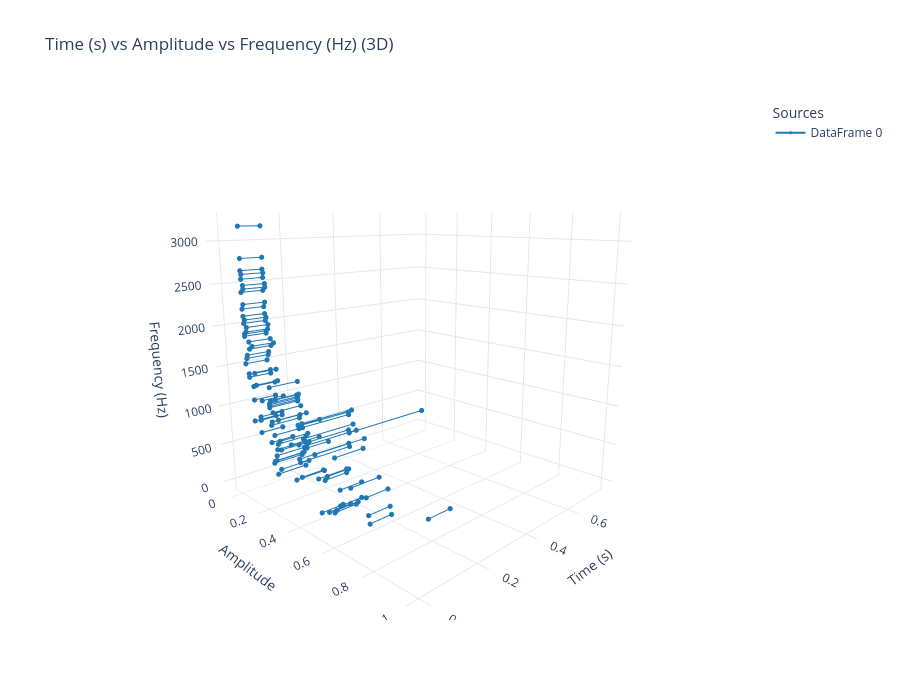

Write notebook code for a chart like this one.
### Code cell
from audiospylt.multiplotter import plot_combined_3d

plot_combined_3d(dfs=[new_df],
    axis_order=("time", "amp", "freq"),
    flip={"time": True},
)  # if df also has amp_min/amp_max columns

### Figure 1 — Plotly figure (JSON) as saved in the notebook; plotly's stock layout.template omitted (floating-point values rounded to 4 significant figures)
{"data": [{"legendgroup": "DataFrame 0", "line": {"color": "#1f77b4", "width": 2}, "marker": {"color": "#1f77b4", "size": 3}, "mode": "lines+markers", "name": "DataFrame 0", "showlegend": true, "type": "scatter3d", "x": [0.03, 0.1], "y": [0.4819, 0.4819], "z": [71.43, 71.43]}, {"legendgroup": "DataFrame 0", "line": {"color": "#1f77b4", "width": 2}, "marker": {"color": "#1f77b4", "size": 3}, "mode": "lines+markers", "name": "DataFrame 0", "showlegend": false, "type": "scatter3d", "x": [0.03, 0.1], "y": [0.5253, 0.5253], "z": [128.6, 128.6]}, {"legendgroup": "DataFrame 0", "line": {"color": "#1f77b4", "width": 2}, "marker": {"color": "#1f77b4", "size": 3}, "mode": "lines+markers", "name": "DataFrame 0", "showlegend": false, "type": "scatter3d", "x": [0.03, 0.1], "y": [0.5565, 0.5565], "z": [157.1, 157.1]}, {"legendgroup": "DataFrame 0", "line": {"color": "#1f77b4", "width": 2}, "marker": {"color": "#1f77b4", "size": 3}, "mode": "lines+markers", "name": "DataFrame 0", "showlegend": false, "type": "scatter3d", "x": [0.03, 0.1], "y": [0.5679, 0.5679], "z": [200, 200]}, {"legendgroup": "DataFrame 0", "line": {"color": "#1f77b4", "width": 2}, "marker": {"color": "#1f77b4", "size": 3}, "mode": "lines+markers", "name": "DataFrame 0", "showlegend": false, "type": "scatter3d", "x": [0.03, 0.1], "y": [0.7405, 0.7405], "z": [242.9, 242.9]}, {"legendgroup": "DataFrame 0", "line": {"color": "#1f77b4", "width": 2}, "marker": {"color": "#1f77b4", "size": 3}, "mode": "lines+markers", "name": "DataFrame 0", "showlegend": false, "type": "scatter3d", "x": [0.03, 0.1], "y": [0.5877, 0.5877], "z": [271.4, 271.4]}, {"legendgroup": "DataFrame 0", "line": {"color": "#1f77b4", "width": 2}, "marker": {"color": "#1f77b4", "size": 3}, "mode": "lines+markers", "name": "DataFrame 0", "showlegend": false, "type": "scatter3d", "x": [0.03, 0.1], "y": [0.7338, 0.7338], "z": [328.6, 328.6]}, {"legendgroup": "DataFrame 0", "line": {"color": "#1f77b4", "width": 2}, "marker": {"color": "#1f77b4", "size": 3}, "mode": "lines+markers", "name": "DataFrame 0", "showlegend": false, "type": "scatter3d", "x": [0.03, 0.1], "y": [0.3691, 0.3691], "z": [385.7, 385.7]}, {"legendgroup": "DataFrame 0", "line": {"color": "#1f77b4", "width": 2}, "marker": {"color": "#1f77b4", "size": 3}, "mode": "lines+markers", "name": "DataFrame 0", "showlegend": false, "type": "scatter3d", "x": [0.03, 0.1], "y": [0.5892, 0.5892], "z": [457.1, 457.1]}, {"legendgroup": "DataFrame 0", "line": {"color": "#1f77b4", "width": 2}, "marker": {"color": "#1f77b4", "size": 3}, "mode": "lines+markers", "name": "DataFrame 0", "showlegend": false, "type": "scatter3d", "x": [0.03, 0.1], "y": [0.5069, 0.5069], "z": [485.7, 485.7]}, {"legendgroup": "DataFrame 0", "line": {"color": "#1f77b4", "width": 2}, "marker": {"color": "#1f77b4", "size": 3}, "mode": "lines+markers", "name": "DataFrame 0", "showlegend": false, "type": "scatter3d", "x": [0.03, 0.1], "y": [0.7239, 0.7239], "z": [514.3, 514.3]}, {"legendgroup": "DataFrame 0", "line": {"color": "#1f77b4", "width": 2}, "marker": {"color": "#1f77b4", "size": 3}, "mode": "lines+markers", "name": "DataFrame 0", "showlegend": false, "type": "scatter3d", "x": [0.03, 0.1], "y": [0.5196, 0.5196], "z": [542.9, 542.9]}, {"legendgroup": "DataFrame 0", "line": {"color": "#1f77b4", "width": 2}, "marker": {"color": "#1f77b4", "size": 3}, "mode": "lines+markers", "name": "DataFrame 0", "showlegend": false, "type": "scatter3d", "x": [0.03, 0.1], "y": [1, 1], "z": [600, 600]}, {"legendgroup": "DataFrame 0", "line": {"color": "#1f77b4", "width": 2}, "marker": {"color": "#1f77b4", "size": 3}, "mode": "lines+markers", "name": "DataFrame 0", "showlegend": false, "type": "scatter3d", "x": [0.03, 0.1], "y": [0.1772, 0.1772], "z": [642.9, 642.9]}, {"legendgroup": "DataFrame 0", "line": {"color": "#1f77b4", "width": 2}, "marker": {"color": "#1f77b4", "size": 3}, "mode": "lines+markers", "name": "DataFrame 0", "showlegend": false, "type": "scatter3d", "x": [0.03, 0.1], "y": [0.109, 0.109], "z": [714.3, 714.3]}, {"legendgroup": "DataFrame 0", "line": {"color": "#1f77b4", "width": 2}, "marker": {"color": "#1f77b4", "size": 3}, "mode": "lines+markers", "name": "DataFrame 0", "showlegend": false, "type": "scatter3d", "x": [0.03, 0.1], "y": [0.4055, 0.4055], "z": [771.4, 771.4]}, {"legendgroup": "DataFrame 0", "line": {"color": "#1f77b4", "width": 2}, "marker": {"color": "#1f77b4", "size": 3}, "mode": "lines+markers", "name": "DataFrame 0", "showlegend": false, "type": "scatter3d", "x": [0.03, 0.1], "y": [0.06382, 0.06382], "z": [828.6, 828.6]}, {"legendgroup": "DataFrame 0", "line": {"color": "#1f77b4", "width": 2}, "marker": {"color": "#1f77b4", "size": 3}, "mode": "lines+markers", "name": "DataFrame 0", "showlegend": false, "type": "scatter3d", "x": [0.03, 0.1], "y": [0.1086, 0.1086], "z": [871.4, 871.4]}, {"legendgroup": "DataFrame 0", "line": {"color": "#1f77b4", "width": 2}, "marker": {"color": "#1f77b4", "size": 3}, "mode": "lines+markers", "name": "DataFrame 0", "showlegend": false, "type": "scatter3d", "x": [0.03, 0.1], "y": [0.1087, 0.1087], "z": [914.3, 914.3]}, {"legendgroup": "DataFrame 0", "line": {"color": "#1f77b4", "width": 2}, "marker": {"color": "#1f77b4", "size": 3}, "mode": "lines+markers", "name": "DataFrame 0", "showlegend": false, "type": "scatter3d", "x": [0.03, 0.1], "y": [0.3569, 0.3569], "z": [1000, 1000]}, {"legendgroup": "DataFrame 0", "line": {"color": "#1f77b4", "width": 2}, "marker": {"color": "#1f77b4", "size": 3}, "mode": "lines+markers", "name": "DataFrame 0", "showlegend": false, "type": "scatter3d", "x": [0.03, 0.1], "y": [0.06841, 0.06841], "z": [1100, 1100]}, {"legendgroup": "DataFrame 0", "line": {"color": "#1f77b4", "width": 2}, "marker": {"color": "#1f77b4", "size": 3}, "mode": "lines+markers", "name": "DataFrame 0", "showlegend": false, "type": "scatter3d", "x": [0.03, 0.1], "y": [0.1249, 0.1249], "z": [1129.0, 1129.0]}, {"legendgroup": "DataFrame 0", "line": {"color": "#1f77b4", "width": 2}, "marker": {"color": "#1f77b4", "size": 3}, "mode": "lines+markers", "name": "DataFrame 0", "showlegend": false, "type": "scatter3d", "x": [0.03, 0.1], "y": [0.2161, 0.2161], "z": [1200, 1200]}, {"legendgroup": "DataFrame 0", "line": {"color": "#1f77b4", "width": 2}, "marker": {"color": "#1f77b4", "size": 3}, "mode": "lines+markers", "name": "DataFrame 0", "showlegend": false, "type": "scatter3d", "x": [0.03, 0.1], "y": [0.06946, 0.06946], "z": [1271.0, 1271.0]}, {"legendgroup": "DataFrame 0", "line": {"color": "#1f77b4", "width": 2}, "marker": {"color": "#1f77b4", "size": 3}, "mode": "lines+markers", "name": "DataFrame 0", "showlegend": false, "type": "scatter3d", "x": [0.03, 0.1], "y": [0.08924, 0.08924], "z": [1300, 1300]}, {"legendgroup": "DataFrame 0", "line": {"color": "#1f77b4", "width": 2}, "marker": {"color": "#1f77b4", "size": 3}, "mode": "lines+markers", "name": "DataFrame 0", "showlegend": false, "type": "scatter3d", "x": [0.03, 0.1], "y": [0.04241, 0.04241], "z": [1371.0, 1371.0]}, {"legendgroup": "DataFrame 0", "line": {"color": "#1f77b4", "width": 2}, "marker": {"color": "#1f77b4", "size": 3}, "mode": "lines+markers", "name": "DataFrame 0", "showlegend": false, "type": "scatter3d", "x": [0.03, 0.1], "y": [0.0413, 0.0413], "z": [1414.0, 1414.0]}, {"legendgroup": "DataFrame 0", "line": {"color": "#1f77b4", "width": 2}, "marker": {"color": "#1f77b4", "size": 3}, "mode": "lines+markers", "name": "DataFrame 0", "showlegend": false, "type": "scatter3d", "x": [0.03, 0.1], "y": [0.08236, 0.08236], "z": [1443.0, 1443.0]}, {"legendgroup": "DataFrame 0", "line": {"color": "#1f77b4", "width": 2}, "marker": {"color": "#1f77b4", "size": 3}, "mode": "lines+markers", "name": "DataFrame 0", "showlegend": false, "type": "scatter3d", "x": [0.03, 0.1], "y": [0.02051, 0.02051], "z": [1529.0, 1529.0]}, {"legendgroup": "DataFrame 0", "line": {"color": "#1f77b4", "width": 2}, "marker": {"color": "#1f77b4", "size": 3}, "mode": "lines+markers", "name": "DataFrame 0", "showlegend": false, "type": "scatter3d", "x": [0.03, 0.1], "y": [0.03049, 0.03049], "z": [1600, 1600]}, {"legendgroup": "DataFrame 0", "line": {"color": "#1f77b4", "width": 2}, "marker": {"color": "#1f77b4", "size": 3}, "mode": "lines+markers", "name": "DataFrame 0", "showlegend": false, "type": "scatter3d", "x": [0.03, 0.1], "y": [0.0358, 0.0358], "z": [1643.0, 1643.0]}, {"legendgroup": "DataFrame 0", "line": {"color": "#1f77b4", "width": 2}, "marker": {"color": "#1f77b4", "size": 3}, "mode": "lines+markers", "name": "DataFrame 0", "showlegend": false, "type": "scatter3d", "x": [0.03, 0.1], "y": [0.055, 0.055], "z": [1729.0, 1729.0]}, {"legendgroup": "DataFrame 0", "line": {"color": "#1f77b4", "width": 2}, "marker": {"color": "#1f77b4", "size": 3}, "mode": "lines+markers", "name": "DataFrame 0", "showlegend": false, "type": "scatter3d", "x": [0.03, 0.1], "y": [0.07401, 0.07401], "z": [1771.0, 1771.0]}, {"legendgroup": "DataFrame 0", "line": {"color": "#1f77b4", "width": 2}, "marker": {"color": "#1f77b4", "size": 3}, "mode": "lines+markers", "name": "DataFrame 0", "showlegend": false, "type": "scatter3d", "x": [0.03, 0.1], "y": [0.05238, 0.05238], "z": [1814.0, 1814.0]}, {"legendgroup": "DataFrame 0", "line": {"color": "#1f77b4", "width": 2}, "marker": {"color": "#1f77b4", "size": 3}, "mode": "lines+markers", "name": "DataFrame 0", "showlegend": false, "type": "scatter3d", "x": [0.03, 0.1], "y": [0.02452, 0.02452], "z": [1871.0, 1871.0]}, {"legendgroup": "DataFrame 0", "line": {"color": "#1f77b4", "width": 2}, "marker": {"color": "#1f77b4", "size": 3}, "mode": "lines+markers", "name": "DataFrame 0", "showlegend": false, "type": "scatter3d", "x": [0.03, 0.1], "y": [0.0252, 0.0252], "z": [1900, 1900]}, {"legendgroup": "DataFrame 0", "line": {"color": "#1f77b4", "width": 2}, "marker": {"color": "#1f77b4", "size": 3}, "mode": "lines+markers", "name": "DataFrame 0", "showlegend": false, "type": "scatter3d", "x": [0.03, 0.1], "y": [0.0373, 0.0373], "z": [1929.0, 1929.0]}, {"legendgroup": "DataFrame 0", "line": {"color": "#1f77b4", "width": 2}, "marker": {"color": "#1f77b4", "size": 3}, "mode": "lines+markers", "name": "DataFrame 0", "showlegend": false, "type": "scatter3d", "x": [0.03, 0.1], "y": [0.04176, 0.04176], "z": [1986.0, 1986.0]}, {"legendgroup": "DataFrame 0", "line": {"color": "#1f77b4", "width": 2}, "marker": {"color": "#1f77b4", "size": 3}, "mode": "lines+markers", "name": "DataFrame 0", "showlegend": false, "type": "scatter3d", "x": [0.03, 0.1], "y": [0.02381, 0.02381], "z": [2029.0, 2029.0]}, {"legendgroup": "DataFrame 0", "line": {"color": "#1f77b4", "width": 2}, "marker": {"color": "#1f77b4", "size": 3}, "mode": "lines+markers", "name": "DataFrame 0", "showlegend": false, "type": "scatter3d", "x": [0.03, 0.1], "y": [0.02994, 0.02994], "z": [2071.0, 2071.0]}, {"legendgroup": "DataFrame 0", "line": {"color": "#1f77b4", "width": 2}, "marker": {"color": "#1f77b4", "size": 3}, "mode": "lines+markers", "name": "DataFrame 0", "showlegend": false, "type": "scatter3d", "x": [0.03, 0.1], "y": [0.02168, 0.02168], "z": [2114.0, 2114.0]}, {"legendgroup": "DataFrame 0", "line": {"color": "#1f77b4", "width": 2}, "marker": {"color": "#1f77b4", "size": 3}, "mode": "lines+markers", "name": "DataFrame 0", "showlegend": false, "type": "scatter3d", "x": [0.03, 0.1], "y": [0.01789, 0.01789], "z": [2200, 2200]}, {"legendgroup": "DataFrame 0", "line": {"color": "#1f77b4", "width": 2}, "marker": {"color": "#1f77b4", "size": 3}, "mode": "lines+markers", "name": "DataFrame 0", "showlegend": false, "type": "scatter3d", "x": [0.03, 0.1], "y": [0.02598, 0.02598], "z": [2257.0, 2257.0]}, {"legendgroup": "DataFrame 0", "line": {"color": "#1f77b4", "width": 2}, "marker": {"color": "#1f77b4", "size": 3}, "mode": "lines+markers", "name": "DataFrame 0", "showlegend": false, "type": "scatter3d", "x": [0.03, 0.1], "y": [0.01751, 0.01751], "z": [2400, 2400]}, {"legendgroup": "DataFrame 0", "line": {"color": "#1f77b4", "width": 2}, "marker": {"color": "#1f77b4", "size": 3}, "mode": "lines+markers", "name": "DataFrame 0", "showlegend": false, "type": "scatter3d", "x": [0.03, 0.1], "y": [0.03345, 0.03345], "z": [2443.0, 2443.0]}, {"legendgroup": "DataFrame 0", "line": {"color": "#1f77b4", "width": 2}, "marker": {"color": "#1f77b4", "size": 3}, "mode": "lines+markers", "name": "DataFrame 0", "showlegend": false, "type": "scatter3d", "x": [0.03, 0.1], "y": [0.03222, 0.03222], "z": [2486.0, 2486.0]}, {"legendgroup": "DataFrame 0", "line": {"color": "#1f77b4", "width": 2}, "marker": {"color": "#1f77b4", "size": 3}, "mode": "lines+markers", "name": "DataFrame 0", "showlegend": false, "type": "scatter3d", "x": [0.03, 0.1], "y": [0.02234, 0.02234], "z": [2557.0, 2557.0]}, {"legendgroup": "DataFrame 0", "line": {"color": "#1f77b4", "width": 2}, "marker": {"color": "#1f77b4", "size": 3}, "mode": "lines+markers", "name": "DataFrame 0", "showlegend": false, "type": "scatter3d", "x": [0.03, 0.1], "y": [0.02526, 0.02526], "z": [2614.0, 2614.0]}, {"legendgroup": "DataFrame 0", "line": {"color": "#1f77b4", "width": 2}, "marker": {"color": "#1f77b4", "size": 3}, "mode": "lines+markers", "name": "DataFrame 0", "showlegend": false, "type": "scatter3d", "x": [0.03, 0.1], "y": [0.02022, 0.02022], "z": [2657.0, 2657.0]}, {"legendgroup": "DataFrame 0", "line": {"color": "#1f77b4", "width": 2}, "marker": {"color": "#1f77b4", "size": 3}, "mode": "lines+markers", "name": "DataFrame 0", "showlegend": false, "type": "scatter3d", "x": [0.03, 0.1], "y": [0.02334, 0.02334], "z": [2800, 2800]}, {"legendgroup": "DataFrame 0", "line": {"color": "#1f77b4", "width": 2}, "marker": {"color": "#1f77b4", "size": 3}, "mode": "lines+markers", "name": "DataFrame 0", "showlegend": false, "type": "scatter3d", "x": [0.03, 0.1], "y": [0.02375, 0.02375], "z": [3171.0, 3171.0]}, {"legendgroup": "DataFrame 0", "line": {"color": "#1f77b4", "width": 2}, "marker": {"color": "#1f77b4", "size": 3}, "mode": "lines+markers", "name": "DataFrame 0", "showlegend": false, "type": "scatter3d", "x": [0.1, 0.2], "y": [0.06012, 0.06012], "z": [30, 30]}, {"legendgroup": "DataFrame 0", "line": {"color": "#1f77b4", "width": 2}, "marker": {"color": "#1f77b4", "size": 3}, "mode": "lines+markers", "name": "DataFrame 0", "showlegend": false, "type": "scatter3d", "x": [0.1, 0.2], "y": [0.1909, 0.1909], "z": [80, 80]}, {"legendgroup": "DataFrame 0", "line": {"color": "#1f77b4", "width": 2}, "marker": {"color": "#1f77b4", "size": 3}, "mode": "lines+markers", "name": "DataFrame 0", "showlegend": false, "type": "scatter3d", "x": [0.1, 0.2], "y": [0.08449, 0.08449], "z": [120, 120]}, {"legendgroup": "DataFrame 0", "line": {"color": "#1f77b4", "width": 2}, "marker": {"color": "#1f77b4", "size": 3}, "mode": "lines+markers", "name": "DataFrame 0", "showlegend": false, "type": "scatter3d", "x": [0.1, 0.2], "y": [0.03529, 0.03529], "z": [160, 160]}, {"legendgroup": "DataFrame 0", "line": {"color": "#1f77b4", "width": 2}, "marker": {"color": "#1f77b4", "size": 3}, "mode": "lines+markers", "name": "DataFrame 0", "showlegend": false, "type": "scatter3d", "x": [0.1, 0.2], "y": [0.04094, 0.04094], "z": [190, 190]}, {"legendgroup": "DataFrame 0", "line": {"color": "#1f77b4", "width": 2}, "marker": {"color": "#1f77b4", "size": 3}, "mode": "lines+markers", "name": "DataFrame 0", "showlegend": false, "type": "scatter3d", "x": [0.1, 0.2], "y": [0.05133, 0.05133], "z": [210, 210]}, {"legendgroup": "DataFrame 0", "line": {"color": "#1f77b4", "width": 2}, "marker": {"color": "#1f77b4", "size": 3}, "mode": "lines+markers", "name": "DataFrame 0", "showlegend": false, "type": "scatter3d", "x": [0.1, 0.2], "y": [0.3369, 0.3369], "z": [240, 240]}, {"legendgroup": "DataFrame 0", "line": {"color": "#1f77b4", "width": 2}, "marker": {"color": "#1f77b4", "size": 3}, "mode": "lines+markers", "name": "DataFrame 0", "showlegend": false, "type": "scatter3d", "x": [0.1, 0.2], "y": [0.05606, 0.05606], "z": [280, 280]}, {"legendgroup": "DataFrame 0", "line": {"color": "#1f77b4", "width": 2}, "marker": {"color": "#1f77b4", "size": 3}, "mode": "lines+markers", "name": "DataFrame 0", "showlegend": false, "type": "scatter3d", "x": [0.1, 0.2], "y": [0.528, 0.528], "z": [320, 320]}, {"legendgroup": "DataFrame 0", "line": {"color": "#1f77b4", "width": 2}, "marker": {"color": "#1f77b4", "size": 3}, "mode": "lines+markers", "name": "DataFrame 0", "showlegend": false, "type": "scatter3d", "x": [0.1, 0.2], "y": [0.06308, 0.06308], "z": [370, 370]}, {"legendgroup": "DataFrame 0", "line": {"color": "#1f77b4", "width": 2}, "marker": {"color": "#1f77b4", "size": 3}, "mode": "lines+markers", "name": "DataFrame 0", "showlegend": false, "type": "scatter3d", "x": [0.1, 0.2], "y": [0.09105, 0.09105], "z": [390, 390]}, {"legendgroup": "DataFrame 0", "line": {"color": "#1f77b4", "width": 2}, "marker": {"color": "#1f77b4", "size": 3}, "mode": "lines+markers", "name": "DataFrame 0", "showlegend": false, "type": "scatter3d", "x": [0.1, 0.2], "y": [0.07017, 0.07017], "z": [450, 450]}, {"legendgroup": "DataFrame 0", "line": {"color": "#1f77b4", "width": 2}, "marker": {"color": "#1f77b4", "size": 3}, "mode": "lines+markers", "name": "DataFrame 0", "showlegend": false, "type": "scatter3d", "x": [0.1, 0.2], "y": [0.08413, 0.08413], "z": [500, 500]}, {"legendgroup": "DataFrame 0", "line": {"color": "#1f77b4", "width": 2}, "marker": {"color": "#1f77b4", "size": 3}, "mode": "lines+markers", "name": "DataFrame 0", "showlegend": false, "type": "scatter3d", "x": [0.1, 0.2], "y": [0.1637, 0.1637], "z": [520, 520]}, {"legendgroup": "DataFrame 0", "line": {"color": "#1f77b4", "width": 2}, "marker": {"color": "#1f77b4", "size": 3}, "mode": "lines+markers", "name": "DataFrame 0", "showlegend": false, "type": "scatter3d", "x": [0.1, 0.2], "y": [0.04773, 0.04773], "z": [550, 550]}, {"legendgroup": "DataFrame 0", "line": {"color": "#1f77b4", "width": 2}, "marker": {"color": "#1f77b4", "size": 3}, "mode": "lines+markers", "name": "DataFrame 0", "showlegend": false, "type": "scatter3d", "x": [0.1, 0.2], "y": [0.4395, 0.4395], "z": [600, 600]}, {"legendgroup": "DataFrame 0", "line": {"color": "#1f77b4", "width": 2}, "marker": {"color": "#1f77b4", "size": 3}, "mode": "lines+markers", "name": "DataFrame 0", "showlegend": false, "type": "scatter3d", "x": [0.1, 0.2], "y": [0.02743, 0.02743], "z": [670, 670]}, {"legendgroup": "DataFrame 0", "line": {"color": "#1f77b4", "width": 2}, "marker": {"color": "#1f77b4", "size": 3}, "mode": "lines+markers", "name": "DataFrame 0", "showlegend": false, "type": "scatter3d", "x": [0.1, 0.2], "y": [0.03363, 0.03363], "z": [720, 720]}, {"legendgroup": "DataFrame 0", "line": {"color": "#1f77b4", "width": 2}, "marker": {"color": "#1f77b4", "size": 3}, "mode": "lines+markers", "name": "DataFrame 0", "showlegend": false, "type": "scatter3d", "x": [0.1, 0.2], "y": [0.07981, 0.07981], "z": [780, 780]}, {"legendgroup": "DataFrame 0", "line": {"color": "#1f77b4", "width": 2}, "marker": {"color": "#1f77b4", "size": 3}, "mode": "lines+markers", "name": "DataFrame 0", "showlegend": false, "type": "scatter3d", "x": [0.1, 0.2], "y": [0.04202, 0.04202], "z": [850, 850]}, {"legendgroup": "DataFrame 0", "line": {"color": "#1f77b4", "width": 2}, "marker": {"color": "#1f77b4", "size": 3}, "mode": "lines+markers", "name": "DataFrame 0", "showlegend": false, "type": "scatter3d", "x": [0.1, 0.2], "y": [0.02043, 0.02043], "z": [900, 900]}, {"legendgroup": "DataFrame 0", "line": {"color": "#1f77b4", "width": 2}, "marker": {"color": "#1f77b4", "size": 3}, "mode": "lines+markers", "name": "DataFrame 0", "showlegend": false, "type": "scatter3d", "x": [0.1, 0.2], "y": [0.0216, 0.0216], "z": [920, 920]}, {"legendgroup": "DataFrame 0", "line": {"color": "#1f77b4", "width": 2}, "marker": {"color": "#1f77b4", "size": 3}, "mode": "lines+markers", "name": "DataFrame 0", "showlegend": false, "type": "scatter3d", "x": [0.1, 0.2], "y": [0.01989, 0.01989], "z": [940, 940]}, {"legendgroup": "DataFrame 0", "line": {"color": "#1f77b4", "width": 2}, "marker": {"color": "#1f77b4", "size": 3}, "mode": "lines+markers", "name": "DataFrame 0", "showlegend": false, "type": "scatter3d", "x": [0.1, 0.2], "y": [0.02146, 0.02146], "z": [960, 960]}, {"legendgroup": "DataFrame 0", "line": {"color": "#1f77b4", "width": 2}, "marker": {"color": "#1f77b4", "size": 3}, "mode": "lines+markers", "name": "DataFrame 0", "showlegend": false, "type": "scatter3d", "x": [0.1, 0.2], "y": [0.02834, 0.02834], "z": [1000, 1000]}, {"legendgroup": "DataFrame 0", "line": {"color": "#1f77b4", "width": 2}, "marker": {"color": "#1f77b4", "size": 3}, "mode": "lines+markers", "name": "DataFrame 0", "showlegend": false, "type": "scatter3d", "x": [0.1, 0.2], "y": [0.02496, 0.02496], "z": [1170, 1170]}, {"legendgroup": "DataFrame 0", "line": {"color": "#1f77b4", "width": 2}, "marker": {"color": "#1f77b4", "size": 3}, "mode": "lines+markers", "name": "DataFrame 0", "showlegend": false, "type": "scatter3d", "x": [0.2, 0.4], "y": [0.02147, 0.02147], "z": [30, 30]}, {"legendgroup": "DataFrame 0", "line": {"color": "#1f77b4", "width": 2}, "marker": {"color": "#1f77b4", "size": 3}, "mode": "lines+markers", "name": "DataFrame 0", "showlegend": false, "type": "scatter3d", "x": [0.2, 0.4], "y": [0.01603, 0.01603], "z": [75, 75]}, {"legendgroup": "DataFrame 0", "line": {"color": "#1f77b4", "width": 2}, "marker": {"color": "#1f77b4", "size": 3}, "mode": "lines+markers", "name": "DataFrame 0", "showlegend": false, "type": "scatter3d", "x": [0.2, 0.4], "y": [0.1277, 0.1277], "z": [240, 240]}, {"legendgroup": "DataFrame 0", "line": {"color": "#1f77b4", "width": 2}, "marker": {"color": "#1f77b4", "size": 3}, "mode": "lines+markers", "name": "DataFrame 0", "showlegend": false, "type": "scatter3d", "x": [0.2, 0.4], "y": [0.01667, 0.01667], "z": [280, 280]}, {"legendgroup": "DataFrame 0", "line": {"color": "#1f77b4", "width": 2}, "marker": {"color": "#1f77b4", "size": 3}, "mode": "lines+markers", "name": "DataFrame 0", "showlegend": false, "type": "scatter3d", "x": [0.2, 0.4], "y": [0.07259, 0.07259], "z": [320, 320]}, {"legendgroup": "DataFrame 0", "line": {"color": "#1f77b4", "width": 2}, "marker": {"color": "#1f77b4", "size": 3}, "mode": "lines+markers", "name": "DataFrame 0", "showlegend": false, "type": "scatter3d", "x": [0.2, 0.4], "y": [0.05111, 0.05111], "z": [395, 395]}, {"legendgroup": "DataFrame 0", "line": {"color": "#1f77b4", "width": 2}, "marker": {"color": "#1f77b4", "size": 3}, "mode": "lines+markers", "name": "DataFrame 0", "showlegend": false, "type": "scatter3d", "x": [0.2, 0.4], "y": [0.02144, 0.02144], "z": [515, 515]}, {"legendgroup": "DataFrame 0", "line": {"color": "#1f77b4", "width": 2}, "marker": {"color": "#1f77b4", "size": 3}, "mode": "lines+markers", "name": "DataFrame 0", "showlegend": false, "type": "scatter3d", "x": [0.2, 0.4], "y": [0.01897, 0.01897], "z": [550, 550]}, {"legendgroup": "DataFrame 0", "line": {"color": "#1f77b4", "width": 2}, "marker": {"color": "#1f77b4", "size": 3}, "mode": "lines+markers", "name": "DataFrame 0", "showlegend": false, "type": "scatter3d", "x": [0.2, 0.4], "y": [0.04334, 0.04334], "z": [600, 600]}, {"legendgroup": "DataFrame 0", "line": {"color": "#1f77b4", "width": 2}, "marker": {"color": "#1f77b4", "size": 3}, "mode": "lines+markers", "name": "DataFrame 0", "showlegend": false, "type": "scatter3d", "x": [0.4, 0.75], "y": [0.0219, 0.0219], "z": [240, 240]}], "layout": {"height": 700, "legend": {"title": {"text": "Sources"}}, "scene": {"camera": {"center": {"x": 0, "y": 0, "z": 0}, "eye": {"x": 1.5, "y": 1.5, "z": 0.5}, "up": {"x": 0, "y": 0, "z": 1}}, "xaxis": {"range": [0.7875, -0.0375], "title": {"text": "Time (s)"}}, "yaxis": {"range": [-0.05, 1.05], "title": {"text": "Amplitude"}}, "zaxis": {"range": [-158.6, 3330.0], "title": {"text": "Frequency (Hz)"}}}, "showlegend": true, "title": {"text": "Time (s) vs Amplitude vs Frequency (Hz) (3D)"}, "width": 900}}
